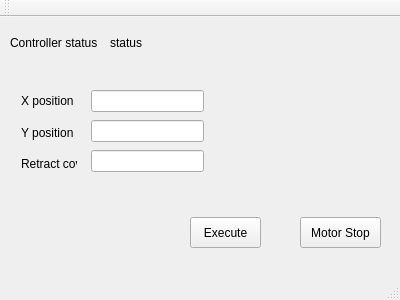
<?xml version="1.0" encoding="UTF-8"?>
<ui version="4.0">
 <class>Controller</class>
 <widget class="QMainWindow" name="Controller">
  <property name="geometry">
   <rect>
    <x>0</x>
    <y>0</y>
    <width>400</width>
    <height>300</height>
   </rect>
  </property>
  <property name="windowTitle">
   <string>Controller</string>
  </property>
  <widget class="QWidget" name="centralWidget">
   <widget class="QPushButton" name="StopButton">
    <property name="geometry">
     <rect>
      <x>300</x>
      <y>200</y>
      <width>81</width>
      <height>31</height>
     </rect>
    </property>
    <property name="text">
     <string>Motor Stop</string>
    </property>
   </widget>
   <widget class="QLabel" name="label">
    <property name="geometry">
     <rect>
      <x>10</x>
      <y>10</y>
      <width>91</width>
      <height>31</height>
     </rect>
    </property>
    <property name="text">
     <string>Controller status</string>
    </property>
   </widget>
   <widget class="QLabel" name="label_status">
    <property name="geometry">
     <rect>
      <x>110</x>
      <y>10</y>
      <width>91</width>
      <height>31</height>
     </rect>
    </property>
    <property name="text">
     <string>status</string>
    </property>
   </widget>
   <widget class="QWidget" name="layoutWidget">
    <property name="geometry">
     <rect>
      <x>80</x>
      <y>60</y>
      <width>135</width>
      <height>111</height>
     </rect>
    </property>
    <layout class="QVBoxLayout" name="verticalLayout">
     <item>
      <widget class="QLineEdit" name="lineEdit"/>
     </item>
     <item>
      <widget class="QLineEdit" name="lineEdit_2"/>
     </item>
     <item>
      <widget class="QLineEdit" name="lineEdit_3"/>
     </item>
    </layout>
   </widget>
   <widget class="QWidget" name="layoutWidget">
    <property name="geometry">
     <rect>
      <x>10</x>
      <y>60</y>
      <width>78</width>
      <height>111</height>
     </rect>
    </property>
    <layout class="QVBoxLayout" name="verticalLayout_2">
     <item>
      <widget class="QLabel" name="label_status_2">
       <property name="text">
        <string>X position</string>
       </property>
      </widget>
     </item>
     <item>
      <widget class="QLabel" name="label_status_3">
       <property name="text">
        <string>Y position</string>
       </property>
      </widget>
     </item>
     <item>
      <widget class="QLabel" name="label_status_4">
       <property name="text">
        <string>Retract cover</string>
       </property>
      </widget>
     </item>
    </layout>
   </widget>
   <widget class="QPushButton" name="ExeButton">
    <property name="geometry">
     <rect>
      <x>190</x>
      <y>200</y>
      <width>71</width>
      <height>31</height>
     </rect>
    </property>
    <property name="text">
     <string>Execute</string>
    </property>
   </widget>
  </widget>
  <widget class="QMenuBar" name="menuBar">
   <property name="geometry">
    <rect>
     <x>0</x>
     <y>0</y>
     <width>400</width>
     <height>26</height>
    </rect>
   </property>
  </widget>
  <widget class="QToolBar" name="mainToolBar">
   <attribute name="toolBarArea">
    <enum>TopToolBarArea</enum>
   </attribute>
   <attribute name="toolBarBreak">
    <bool>false</bool>
   </attribute>
  </widget>
  <widget class="QStatusBar" name="statusBar"/>
 </widget>
 <layoutdefault spacing="6" margin="11"/>
 <resources/>
 <connections/>
</ui>
